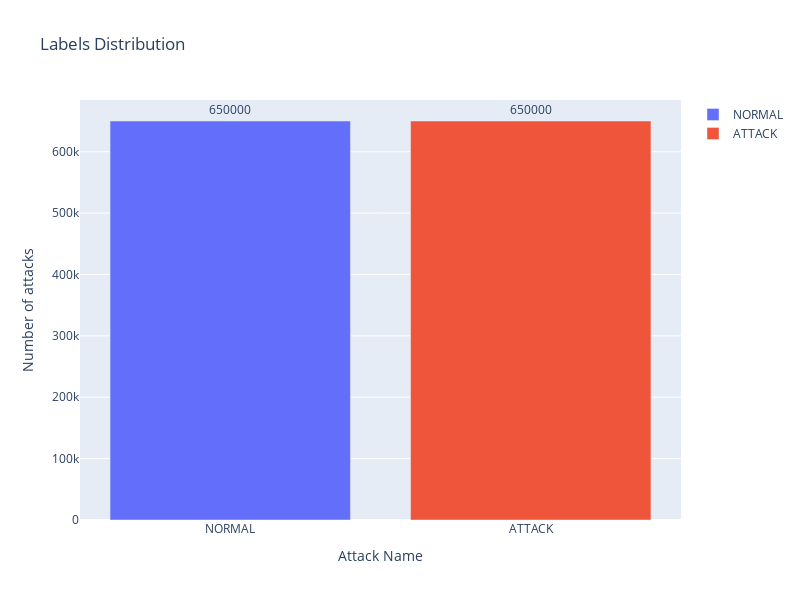

Notebook cell for this chart:
### Code cell
toTrainModel = shortData(withoutDuplicates, 650000, 650000).copy()
showAttackDistribution(toTrainModel[LABEL])

### Figure 1 — Plotly figure (JSON) as saved in the notebook; plotly's stock layout.template omitted (floating-point values rounded to 4 significant figures)
{"data": [{"name": "NORMAL", "orientation": "v", "text": "650000", "textposition": "outside", "type": "bar", "x": ["NORMAL"], "y": [650000]}, {"name": "ATTACK", "orientation": "v", "text": "650000", "textposition": "outside", "type": "bar", "x": ["ATTACK"], "y": [650000]}], "layout": {"height": 600, "title": {"text": "Labels Distribution"}, "width": 800, "xaxis": {"title": {"text": "Attack Name"}}, "yaxis": {"title": {"text": "Number of attacks"}}}}
